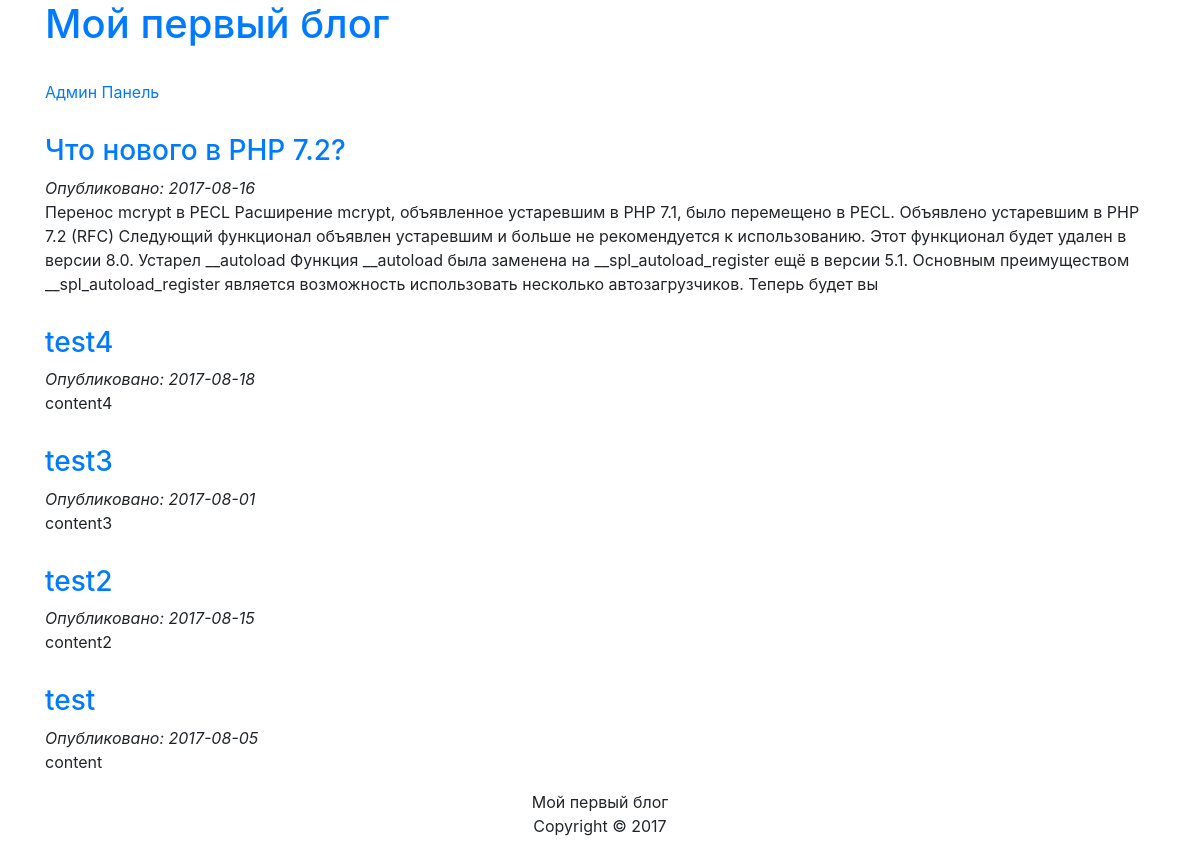
The page / on the database its author committed.
### tables this page shows
CREATE TABLE `articles` (
  `id` int(11) NOT NULL,
  `title` varchar(255) NOT NULL,
  `content` text NOT NULL,
  `date` date NOT NULL
);

### index.php (called while the page is built)
<?php
	require_once("database.php");
	require_once("models/articles.php");
	$dbc = db_connect();
	$articles = articles_all($dbc);
    include("views/articles.php"); ?>

### models/articles.php (called while the page is built, shortened)
<?php
	function articles_all($dbc){
		$query = "SELECT * FROM articles ORDER BY id DESC";
		$result = mysqli_query($dbc, $query);
		$n = mysqli_num_rows($result);
		$articles = array();
		for($i = 0; $i < $n; $i++){
			$row = mysqli_fetch_assoc($result);
			$articles[] = $row;
		};
		return $articles;
	}
	function articles_intro($text, $len=500){
		return mb_substr($text, 0, $len);
	}
?>

### views/articles.php (the view, shortened to what this page needs)
<!DOCTYPE html>
<html>
<head>
	<link rel="stylesheet" href="http://localhost/bblog/style.css">
    <link rel="stylesheet" href="https://maxcdn.bootstrapcdn.com/bootstrap/4.0.0-beta/css/bootstrap.min.css">
</head>
<body>
	<div class="container">
		<h1><a href="http://localhost/bblog/">Мой первый блог</a></h1><br>
		<a href="http://localhost/bblog/admin/">Админ Панель</a>
		<div>
			<?php foreach($articles as $a): ?>
			<div class="article">
				<h3>
					<a href="article.php?id=<?=$a['id']?>"> <?=$a['title']?> </a>
				</h3>
				<em>
					Опубликовано: <?=$a['date']?>
				</em>
				<p>
					<?=articles_intro($a['content'])?>
				</p>
			</div>
			<?php endforeach; ?>
		</div>
		<footer>
			<p>Мой первый блог<br>Copyright &copy; 2017</p>
		</footer>
	</div>
</body>
</html>

### style.css (style rules this page uses)
.article { margin-top: 30px; }
footer { text-align: center; margin-bottom: 30px; }

### rows shown on the page
articles: title "Что нового в PHP 7.2?", date "2017-08-16", content "Перенос mcrypt в PECL Расширение mcrypt, объявленное устаревшим в PHP 7.1, было перемещено в PECL. Объявлено устаревшим в PHP 7.2 (RFC) Следующий функционал объявлен устаревшим и больше не рекомендуется к использованию. Этот функционал будет удален в версии 8.0. Устарел __autoload Функция __autoload была заменена на __spl_autoload_register ещё в версии 5.1. Основным преимуществом __spl_autoload_register является возможность использовать несколько автозагрузчиков. Теперь будет вы"
articles: title "test4", date "2017-08-18", content "content4"
articles: title "test3", date "2017-08-01", content "content3"
articles: title "test2", date "2017-08-15", content "content2"
articles: title "test", date "2017-08-05", content "content"
